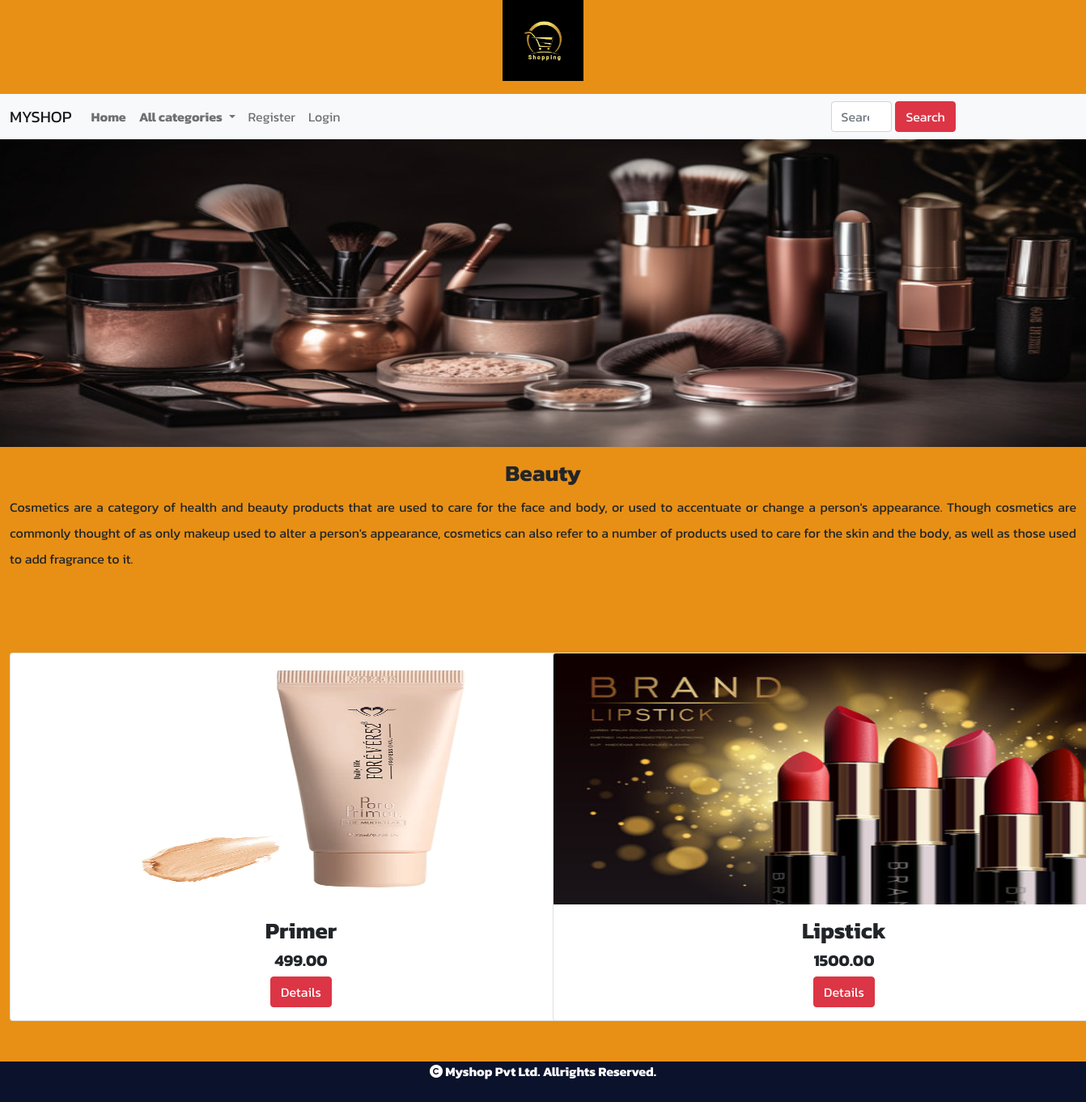
Page /product/Beauty on the committed database.
### shop/models.py (models this page shows, shortened)
class Category(models.Model):
    name=models.CharField(max_length=20)
    desc=models.TextField()
    image=models.ImageField(upload_to='category',null=True,blank=True)

class Product(models.Model):
    name = models.CharField(max_length=20)
    desc = models.TextField()
    image = models.ImageField(upload_to='product', null=True, blank=True)
    price=models.DecimalField(max_digits=10,decimal_places=2)
    category = models.ForeignKey(Category, on_delete=models.CASCADE)
    stock=models.IntegerField()
    available=models.BooleanField(default=True)
    created=models.DateTimeField(auto_now_add=True)
    updated=models.DateTimeField(auto_now=True)

### shop/views.py (the view)
# urls.py: path('product/<p>',views.product,name="product"),
def product(request,p):
    m=Category.objects.get(name=p)
    p=Product.objects.filter(category=m)
    return render(request,'product.html',{'m':m,'p':p})

### cart/context_processors.py (called while the page is built)
def total_count(request):
    item_count=0
    u=request.user
    try:
        cart=Cart.objects.filter(user=u)
        for i in cart:
            item_count+=i.quantity
    except:
        item_count=0
    return {'count':item_count}

### shop/context_processors.py (called while the page is built)
def menu_links(request):
    c=Category.objects.all()
    return {'links':c}

### templates/product.html
{% extends 'base.html' %}
{% load static %}
{% block content %}
        <div>
            <img src="{{m.image.url}}" height="380px" width="100%">
        </div>
        <div class="container-fluid mt-3" style="margin-bottom:100px;">
           <h3 class="text-center fw-bold">{{m.name}}</h3>
            <p style="text-align:justify; line-height:2;">{{m.desc}}</p>
        </div>
<div class="container-fluid" style="margin-bottom:100px;">
<div class="row">
{% for i in p %}
  <div class="col-sm-6">
<div class="card" style="width:45rem; ml-5">
  <img src="{{i.image.url}}" class="card-img-top" height="310px" width="100%" alt="...">
  <center>
  <div class="card-body">
    <h3 class="card-title fw-bold">{{i.name}}</h3>
      <h5 class="card-title fw-bold">{{i.price}}</h5>
    <a href="{% url 'shop:details' i.name %}" class="btn btn-danger">Details</a>
  </div>
    </center>
</div>
     </div>
    {% endfor %}
    </div>
</div>
{% endblock %}

### static/css/style.css (style rules this page uses)
body { background-color:#e89015; font-family: 'Kanit', sans-serif; }

### rows in the picture
Category: image (picture), name "Beauty", desc "Cosmetics are a category of health and beauty products that are used to care for the face and body, or used to accentuate or change a person's appearance. Though cosmetics are commonly thought of as only makeup used to alter a person's appearance, cosmetics can also refer to a number of products used to care for the skin and the body, as well as those used to add fragrance to it."
Product: image (picture), name "Primer", price "499.00"
Product: image (picture), name "Lipstick", price "1500.00"
